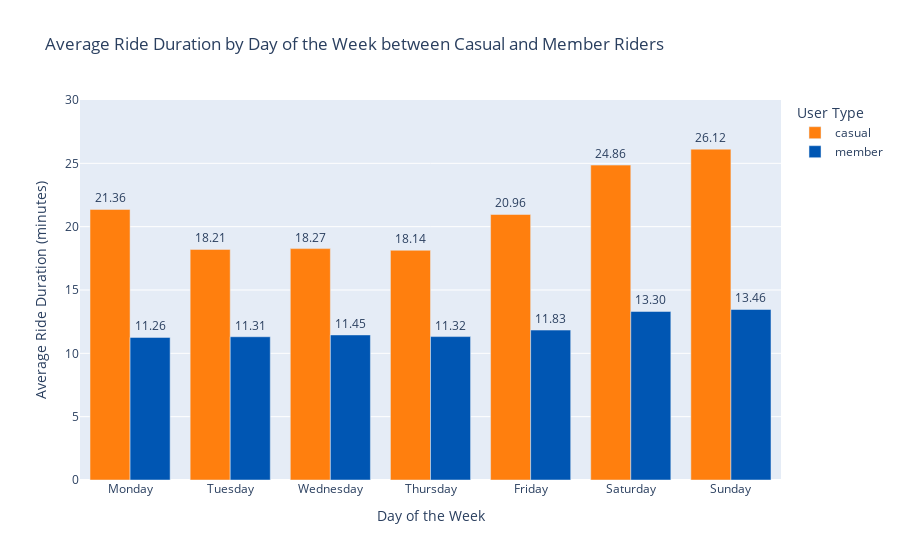

The code cell stored with this chart in its notebook:
### Markdown cell above
5. Average Ride Duration by day of the week between casual and member riders

### Code cell
import plotly.express as px
import pandas as pd

# Ensure 'start_time' and 'end_time' are in datetime format
data['start_time'] = pd.to_datetime(data['started_at'])
data['end_time'] = pd.to_datetime(data['ended_at'])

# Calculate ride duration in minutes
data['ride_duration_minutes'] = (data['end_time'] - data['start_time']).dt.total_seconds() / 60

# Add 'day_of_week'
data['day_of_week'] = data['start_time'].dt.day_name()

# Group by day of the week and user type (member_casual), calculate average ride duration
avg_ride_duration = data.groupby(['day_of_week', 'member_casual'])['ride_duration_minutes'].mean().reset_index()

# Reorder the days of the week to match typical calendar representation
category_order = ["Monday", "Tuesday", "Wednesday", "Thursday", "Friday", "Saturday", "Sunday"]
avg_ride_duration['day_of_week'] = pd.Categorical(avg_ride_duration['day_of_week'], categories=category_order, ordered=True)

# Define custom colors for the plot
color_discrete_map={'casual': '#ff7f0e', 'member': '#0056b3'}  # Orange for casual, blue for member

# Update the plotting line to include custom colors
fig = px.bar(avg_ride_duration, x='day_of_week', y='ride_duration_minutes', color='member_casual',
             barmode='group', title='Average Ride Duration by Day of the Week between Casual and Member Riders',
             text='ride_duration_minutes', text_auto=True, color_discrete_map=color_discrete_map)

fig.update_traces(texttemplate='%{text:.2f}', textposition='outside')
fig.update_layout(xaxis_title="Day of the Week",
                  yaxis_title="Average Ride Duration (minutes)",
                  legend_title="User Type",
                  xaxis={'categoryorder':'array', 'categoryarray': category_order},
                  yaxis=dict(range=[0, 30]))  # Adjust the y-axis range if necessary

fig.show()

### Figure 1 — Plotly figure (JSON) as saved in the notebook; plotly's stock layout.template omitted (floating-point values rounded to 4 significant figures)
{"data": [{"alignmentgroup": "True", "hovertemplate": "member_casual=casual<br>day_of_week=%{x}<br>ride_duration_minutes=%{text}<extra></extra>", "legendgroup": "casual", "marker": {"color": "#ff7f0e", "pattern": {"shape": ""}}, "name": "casual", "offsetgroup": "casual", "orientation": "v", "showlegend": true, "text": [20.96, 21.36, 24.86, 26.12, 18.14, 18.21, 18.27], "textposition": "outside", "texttemplate": "%{text:.2f}", "type": "bar", "x": ["Friday", "Monday", "Saturday", "Sunday", "Thursday", "Tuesday", "Wednesday"], "xaxis": "x", "y": [20.96, 21.36, 24.86, 26.12, 18.14, 18.21, 18.27], "yaxis": "y"}, {"alignmentgroup": "True", "hovertemplate": "member_casual=member<br>day_of_week=%{x}<br>ride_duration_minutes=%{text}<extra></extra>", "legendgroup": "member", "marker": {"color": "#0056b3", "pattern": {"shape": ""}}, "name": "member", "offsetgroup": "member", "orientation": "v", "showlegend": true, "text": [11.83, 11.26, 13.3, 13.46, 11.32, 11.31, 11.45], "textposition": "outside", "texttemplate": "%{text:.2f}", "type": "bar", "x": ["Friday", "Monday", "Saturday", "Sunday", "Thursday", "Tuesday", "Wednesday"], "xaxis": "x", "y": [11.83, 11.26, 13.3, 13.46, 11.32, 11.31, 11.45], "yaxis": "y"}], "layout": {"barmode": "group", "legend": {"title": {"text": "User Type"}, "tracegroupgap": 0}, "title": {"text": "Average Ride Duration by Day of the Week between Casual and Member Riders"}, "xaxis": {"anchor": "y", "categoryarray": ["Monday", "Tuesday", "Wednesday", "Thursday", "Friday", "Saturday", "Sunday"], "categoryorder": "array", "domain": [0, 1], "title": {"text": "Day of the Week"}}, "yaxis": {"anchor": "x", "domain": [0, 1], "range": [0, 30], "title": {"text": "Average Ride Duration (minutes)"}}}}
